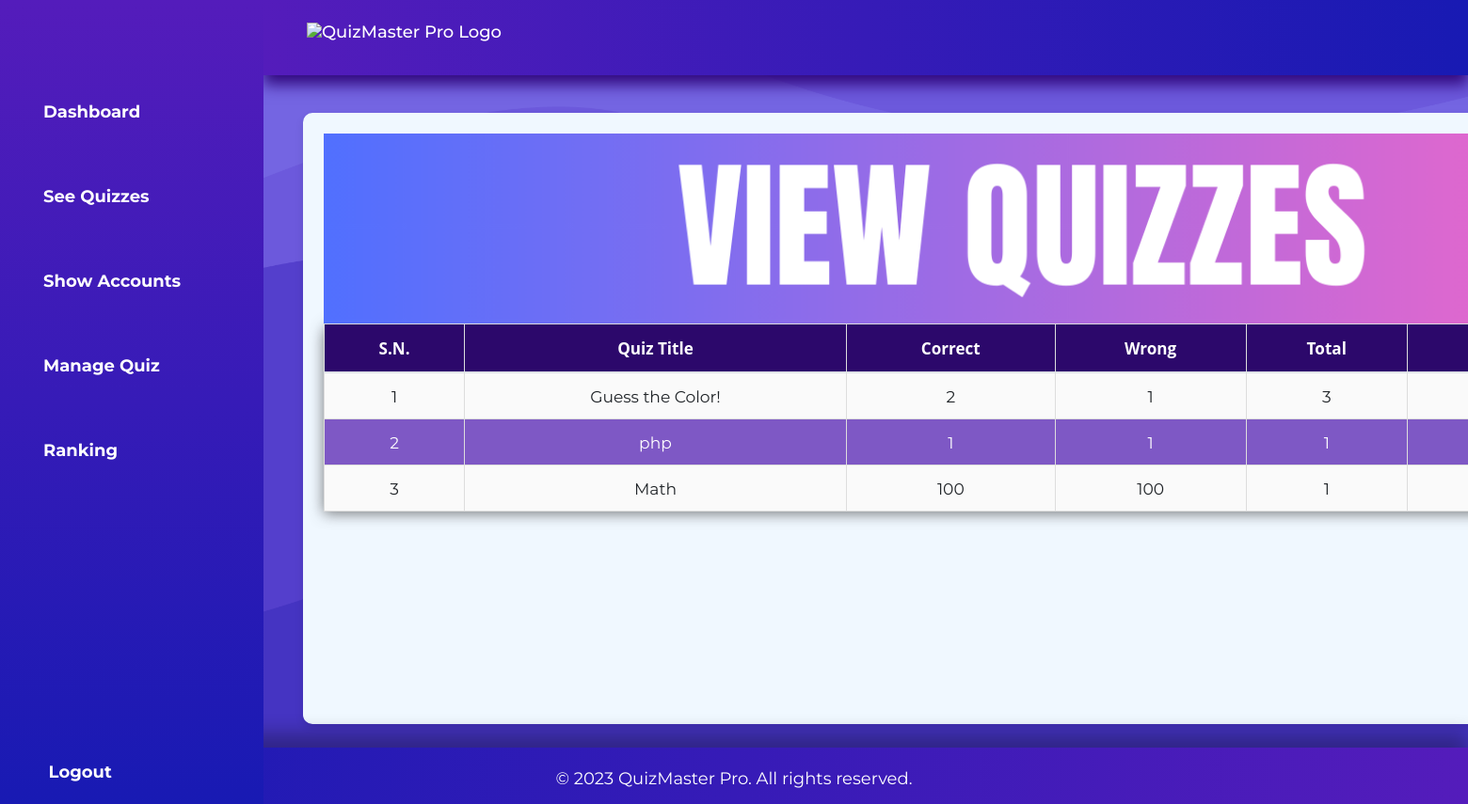
/dash.php?view=quiz, run on the app's committed database.
### tables this page shows
CREATE TABLE `quiz` (
  `q_id` text NOT NULL,
  `title` varchar(225) NOT NULL,
  `correct` int(11) NOT NULL,
  `wrong` int(11) NOT NULL,
  `total` int(11) NOT NULL,
  `time` bigint(20) NOT NULL,
  `tag` varchar(225) NOT NULL
);

### adminView/viewQuiz.php (the view, shortened to what this page needs)
<!DOCTYPE html>
<html lang="en">
<head>
    <link rel="stylesheet" href="https://cdnjs.cloudflare.com/ajax/libs/font-awesome/5.15.3/css/all.min.css">
    <link rel="stylesheet" href="./CSS/manage.css">
    <div class="content-container">
    <img src="MainPics/h1.png" alt="QuizMaster Pro Logo" style="max-height: 250px; margin-top: 0; width: 1500px;">
        <table class="table ">
            <thead>
                <tr>
                    <th class="text-center">S.N.</th>
                    <th class="text-center">Quiz Title</th>
                    <th class="text-center">Correct</th>
                    <th class="text-center">Wrong</th>
                    <th class="text-center">Total</th>
                    <th class="text-center">Time</th>
                </tr>
            </thead>
            <?php
            include_once "./config/mysql_connect.php";
            $sql = "SELECT * from quiz";
            $result = $conn->query($sql);
            $count = 1;
            while ($row = mysqli_fetch_array($result)) {
            ?>
                <tr>
                    <td><?= $count ?></td>
                    <td><?= $row[1] ?></td>
                    <td><?= $row[2] ?></td>
                    <td><?= $row[3] ?></td>
                    <td><?= $row[4] ?></td>
                    <td><?= $row[5] ?></td>
                </tr>
            <?php
                $count++;
            }
            ?>
        </table>
    </div>

### CSS/style3.css (style rules this page uses)
* { margin: 0; padding: 0; font-family: 'Work Sans', sans-serif; font-size: 18px; }
table { width: 100%; border-collapse: collapse; border-spacing: 0; box-shadow: 0 2px 15px rgba(64, 64, 64, .7); border-radius: 12px 12px 0 0; margin-bottom: 50px; }
td, th { padding: 10px 16px; text-align: center; }
th { background-color: #584e46; color: #fafafa; font-family: 'Open Sans', Sans-serif; font-weight: bold; }
tr { width: 100%; background-color: #fafafa; font-family: 'Montserrat', sans-serif; }
tr:nth-child(even) { background-color: #eeeeee; }

### CSS/admin.css (style rules this page uses)
:root { --text-grey: #8390A2; }
* { padding: 0; margin: 0; box-sizing: border-box; list-style-type: none; text-decoration: none; font-family: 'Montserrat', sans-serif; }

### CSS/manage.css (style rules this page uses)
body { font-family: 'Montserrat', sans-serif; background: url(../MainPics/b1.png) no-repeat center center fixed; background-size: cover; margin: 0; padding: 0; display: flex; align-items: center; height: 100vh; }
.content-container { width: 1550px; max-width: 1550px; margin: 2% auto; padding: 2%; background-color: aliceblue; border-radius: 10px; box-shadow: 0 4px 8px rgba(0, 0, 0, 0.1); overflow-x: auto; overflow-y: auto; height: 650px; max-height: 1000px; }
.table { width: 1500px; margin-bottom: 1rem; border-collapse: collapse; }
.table th, .table td { padding: 0.75rem; border: 1px solid #ddd; text-align: center; font-size: 0.95rem; }
.table th { background-color: #2c086b; color: white; }
.table tr:nth-child(even) { background-color: #7e58c5; color: white; }

### data on the page
quiz: title "Guess the Color!", correct "2", wrong "1", total "3"
quiz: title "php", correct "1", wrong "1", total "1"
quiz: title "Math", correct "100", wrong "100", total "1"
